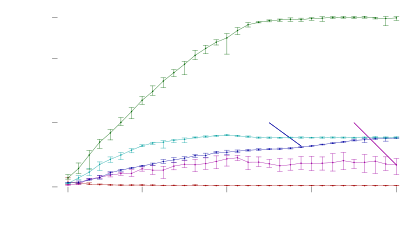

Source code (gnuplot):
#!/usr/bin/gnuplot -persist
#
#    
#    	G N U P L O T
#    	Version 4.6 patchlevel 3    last modified 2013-04-12 
#    	Build System: Linux x86_64
#    
#    	Copyright (C) 1986-1993, 1998, 2004, 2007-2013
#    	Thomas Williams, Colin Kelley and many others
#    
#    	gnuplot home:     http://www.gnuplot.info
#    	faq, bugs, etc:   type "help FAQ"
#    	immediate help:   type "help"  (plot window: hit 'h')
set terminal cairolatex pdf colortext transparent size 4.00in, 2.25in font 'ptm,bx' 
set output 'new-malloc-test-1K-tempo-aggregated.tex'
unset clip points
set clip one
unset clip two
set bar 1.000000 front
#set border 31 front linetype -1 linewidth 1.000
set border 0
set timefmt z "%d/%m/%y,%H:%M"
set zdata 
set timefmt y "%d/%m/%y,%H:%M"
set ydata 
set timefmt x "%d/%m/%y,%H:%M"
set xdata 
set timefmt cb "%d/%m/%y,%H:%M"
set timefmt y2 "%d/%m/%y,%H:%M"
set y2data 
set timefmt x2 "%d/%m/%y,%H:%M"
set x2data 
set boxwidth
set style fill  empty border
set style rectangle back fc lt -3 fillstyle   solid 1.00 border lt -1
set style circle radius graph 0.02, first 0, 0 
set style ellipse size graph 0.05, 0.03, first 0 angle 0 units xy
set dummy x,y
set format x "% g"
set format y "% g"
set format x2 "% g"
set format y2 "% g"
set format z "% g"
set format cb "% g"
set format r "% g"
set angles radians
unset grid
set raxis
set key title ""
set key inside right top vertical Right noreverse enhanced autotitles nobox
set key noinvert samplen 4 spacing 1 width 0 height 0 
set key maxcolumns 0 maxrows 0
set key noopaque
unset key
unset label
unset arrow
set style increment default
unset style line
unset style arrow
set style histogram clustered gap 2 title  offset character 0, 0, 0
unset logscale
set offsets 0, 0, 0, 0
set pointsize 1
set pointintervalbox 1
set encoding default
unset polar
unset parametric
unset decimalsign
set view 60, 30, 1, 1
set samples 100, 100
set isosamples 10, 10
set surface
unset contour
set clabel '%8.3g'
set mapping cartesian
set datafile separator whitespace
unset hidden3d
set cntrparam order 4
set cntrparam linear
set cntrparam levels auto 5
set cntrparam points 5
set size ratio 0 1,1
set origin 0,0
set style data points
set style function lines
set xzeroaxis linetype -2 linewidth 1.000
set yzeroaxis linetype -2 linewidth 1.000
set zzeroaxis linetype -2 linewidth 1.000
set x2zeroaxis linetype -2 linewidth 1.000
set y2zeroaxis linetype -2 linewidth 1.000
set ticslevel 0.5
set mxtics default
set mytics default
set mztics default
set mx2tics default
set my2tics default
set mcbtics default
set xtics border out scale 1,0.5 nomirror norotate  offset character 0, 0, 0 autojustify
#set xtics autofreq  norangelimit
set xtics (1,8,16,24,32)
set ytics border out scale 1,0.5 nomirror norotate  offset character 0, 0, 0 autojustify
#set ytics autofreq  norangelimit
set ytics ("\\footnotesize 0" 0, "\\footnotesize$50$M" 50e6, "\\footnotesize$100$M" 100e6, "\\footnotesize $132$M" 132e6)
set ztics border in scale 1,0.5 nomirror norotate  offset character 0, 0, 0 autojustify
set ztics autofreq  norangelimit
set nox2tics
set noy2tics
set cbtics border in scale 1,0.5 mirror norotate  offset character 0, 0, 0 autojustify
set cbtics autofreq  norangelimit
set rtics axis in scale 1,0.5 nomirror norotate  offset character 0, 0, 0 autojustify
set rtics autofreq  norangelimit
set title "\\small 16-Core (2 sockets, 32 hardware threads) 2.4GHz Sandy Bridge " 
set title ""
set title  offset character 0, 0, 0 font "" norotate
set timestamp bottom 
set timestamp "" 
set timestamp  offset character 0, 0, 0 font "" norotate
set rrange [ * : * ] noreverse nowriteback
set trange [ * : * ] noreverse nowriteback
set urange [ * : * ] noreverse nowriteback
set vrange [ * : * ] noreverse nowriteback
set xlabel "{\\small Producer threads}" 
set xlabel  offset character 0, 0, 0 font "" textcolor lt -1 norotate
set x2label "" 
set x2label  offset character 0, 0, 0 font "" textcolor lt -1 norotate
set xrange [ 0 : 32.4 ] noreverse nowriteback
set x2range [ * : * ] noreverse nowriteback
set ylabel "{\\small \\texttt{malloc()}'s per second}" 
set ylabel  offset character 2, 0, 0 font "" textcolor lt -1 rotate by -270
set y2label "" 
set y2label  offset character 0, 0, 0 font "" textcolor lt -1 rotate by -270
set yrange [ 0 : 134e6 ] noreverse nowriteback
set y2range [ * : * ] noreverse nowriteback
set zlabel "" 
set zlabel  offset character 0, 0, 0 font "" textcolor lt -1 norotate
set zrange [ * : * ] noreverse nowriteback
set cblabel "" 
set cblabel  offset character 0, 0, 0 font "" textcolor lt -1 rotate by -270
set cbrange [ * : * ] noreverse nowriteback
set zero 1e-08
set lmargin  8
set bmargin  3
set rmargin  0
set tmargin  -1
set locale "en_US.utf8"
set pm3d explicit at s
set pm3d scansautomatic
set pm3d interpolate 1,1 flush begin noftriangles nohidden3d corners2color mean
set palette positive nops_allcF maxcolors 0 gamma 1.5 color model RGB 
set palette rgbformulae 7, 5, 15
set colorbox default
set colorbox vertical origin screen 0.9, 0.2, 0 size screen 0.05, 0.6, 0 front bdefault
set style boxplot candles range  1.50 outliers pt 7 separation 1 labels auto unsorted
set loadpath 
set fontpath 
set psdir
set fit noerrorvariables
GNUTERM = "wxt"
set style line 2 lt 1 lc rgb "#006400" lw 1 pt 0
set style line 6 lt 1 lc rgb "#A00000" lw 1 pt 0
set style line 7 lt 2 lc rgb "#A000A0" lw 1 pt 0
set style line 8 lt 3 lc rgb "#0000A0" lw 1 pt 0
set style line 9 lt 4 lc rgb "#00A0A0" lw 1 pt 0
set label 4 "\\footnotesize SuperMalloc"      at 15,1.2e8    right textcolor rgb "#006400"
set label 6 "\\footnotesize DLmalloc"         at 18,6e6      right textcolor rgb "#A00000"
set label 7 "\\footnotesize Hoard"            at 32,5e7      offset character 0,0.5 right textcolor rgb "#A000A0"
set arrow 107 from 28,5e7 to 32,17156632 heads size screen 1 ls 7
set label 8 "\\footnotesize JEmalloc"         at 20,5e7      offset character 0,0.5 center textcolor rgb "#0000A0"
set arrow 108 from 20,5e7 to 23,31938839 heads size screen 1 ls 8
set label 9 "\\footnotesize TBBmalloc"        at 15,4.5e7 right textcolor rgb "#00A0A0"
plot "new-malloc-test-1K-tempo-aggregated.data" using 1:2:3:4 with errorbars title "dlmalloc" ls 6,  "new-malloc-test-1K-tempo-aggregated.data" using 1:2 with lines notitle ls 6,\
     "new-malloc-test-1K-tempo-aggregated.data" using 1:5:6:7 with errorbars title "hoard"    ls 7,  "new-malloc-test-1K-tempo-aggregated.data" using 1:5 with lines notitle ls 7,\
     "new-malloc-test-1K-tempo-aggregated.data" using 1:8:9:10 with errorbars title "jemalloc" ls 8, "new-malloc-test-1K-tempo-aggregated.data" using 1:8 with lines notitle ls 8,\
     "new-malloc-test-1K-tempo-aggregated.data" using 1:11:12:13 with errorbars title "tbbmalloc" ls 9, "new-malloc-test-1K-tempo-aggregated.data" using 1:11 with lines notitle ls 9,\
     "new-malloc-test-1K-tempo-aggregated.data" using 1:14:15:16 with errorbars title "supermalloc" ls 2, "new-malloc-test-1K-tempo-aggregated.data" using 1:14 with lines notitle ls 2
#    EOF
